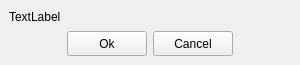
<ui version="4.0" >
 <class>Confirm</class>
 <widget class="QWidget" name="Confirm" >
  <property name="windowModality" >
   <enum>Qt::NonModal</enum>
  </property>
  <property name="geometry" >
   <rect>
    <x>0</x>
    <y>0</y>
    <width>300</width>
    <height>65</height>
   </rect>
  </property>
  <property name="sizePolicy" >
   <sizepolicy vsizetype="Fixed" hsizetype="Fixed" >
    <horstretch>0</horstretch>
    <verstretch>0</verstretch>
   </sizepolicy>
  </property>
  <property name="minimumSize" >
   <size>
    <width>4</width>
    <height>60</height>
   </size>
  </property>
  <property name="maximumSize" >
   <size>
    <width>300</width>
    <height>65</height>
   </size>
  </property>
  <property name="windowTitle" >
   <string>Confirm</string>
  </property>
  <layout class="QVBoxLayout" >
   <property name="spacing" >
    <number>6</number>
   </property>
   <property name="leftMargin" >
    <number>9</number>
   </property>
   <property name="topMargin" >
    <number>9</number>
   </property>
   <property name="rightMargin" >
    <number>9</number>
   </property>
   <property name="bottomMargin" >
    <number>9</number>
   </property>
   <item>
    <widget class="QLabel" name="text" >
     <property name="text" >
      <string>TextLabel</string>
     </property>
    </widget>
   </item>
   <item>
    <layout class="QHBoxLayout" >
     <property name="spacing" >
      <number>6</number>
     </property>
     <property name="leftMargin" >
      <number>0</number>
     </property>
     <property name="topMargin" >
      <number>0</number>
     </property>
     <property name="rightMargin" >
      <number>0</number>
     </property>
     <property name="bottomMargin" >
      <number>0</number>
     </property>
     <item>
      <spacer>
       <property name="orientation" >
        <enum>Qt::Horizontal</enum>
       </property>
       <property name="sizeHint" >
        <size>
         <width>40</width>
         <height>20</height>
        </size>
       </property>
      </spacer>
     </item>
     <item>
      <widget class="QPushButton" name="ok" >
       <property name="minimumSize" >
        <size>
         <width>0</width>
         <height>25</height>
        </size>
       </property>
       <property name="maximumSize" >
        <size>
         <width>16777215</width>
         <height>25</height>
        </size>
       </property>
       <property name="text" >
        <string>Ok</string>
       </property>
       <property name="icon" >
        <iconset>ok.png</iconset>
       </property>
      </widget>
     </item>
     <item>
      <widget class="QPushButton" name="button_hide" >
       <property name="minimumSize" >
        <size>
         <width>0</width>
         <height>25</height>
        </size>
       </property>
       <property name="maximumSize" >
        <size>
         <width>16777215</width>
         <height>25</height>
        </size>
       </property>
       <property name="text" >
        <string>Cancel</string>
       </property>
       <property name="icon" >
        <iconset>close.png</iconset>
       </property>
       <property name="iconSize" >
        <size>
         <width>20</width>
         <height>20</height>
        </size>
       </property>
      </widget>
     </item>
     <item>
      <spacer>
       <property name="orientation" >
        <enum>Qt::Horizontal</enum>
       </property>
       <property name="sizeHint" >
        <size>
         <width>40</width>
         <height>20</height>
        </size>
       </property>
      </spacer>
     </item>
    </layout>
   </item>
  </layout>
 </widget>
 <resources/>
 <connections/>
</ui>
